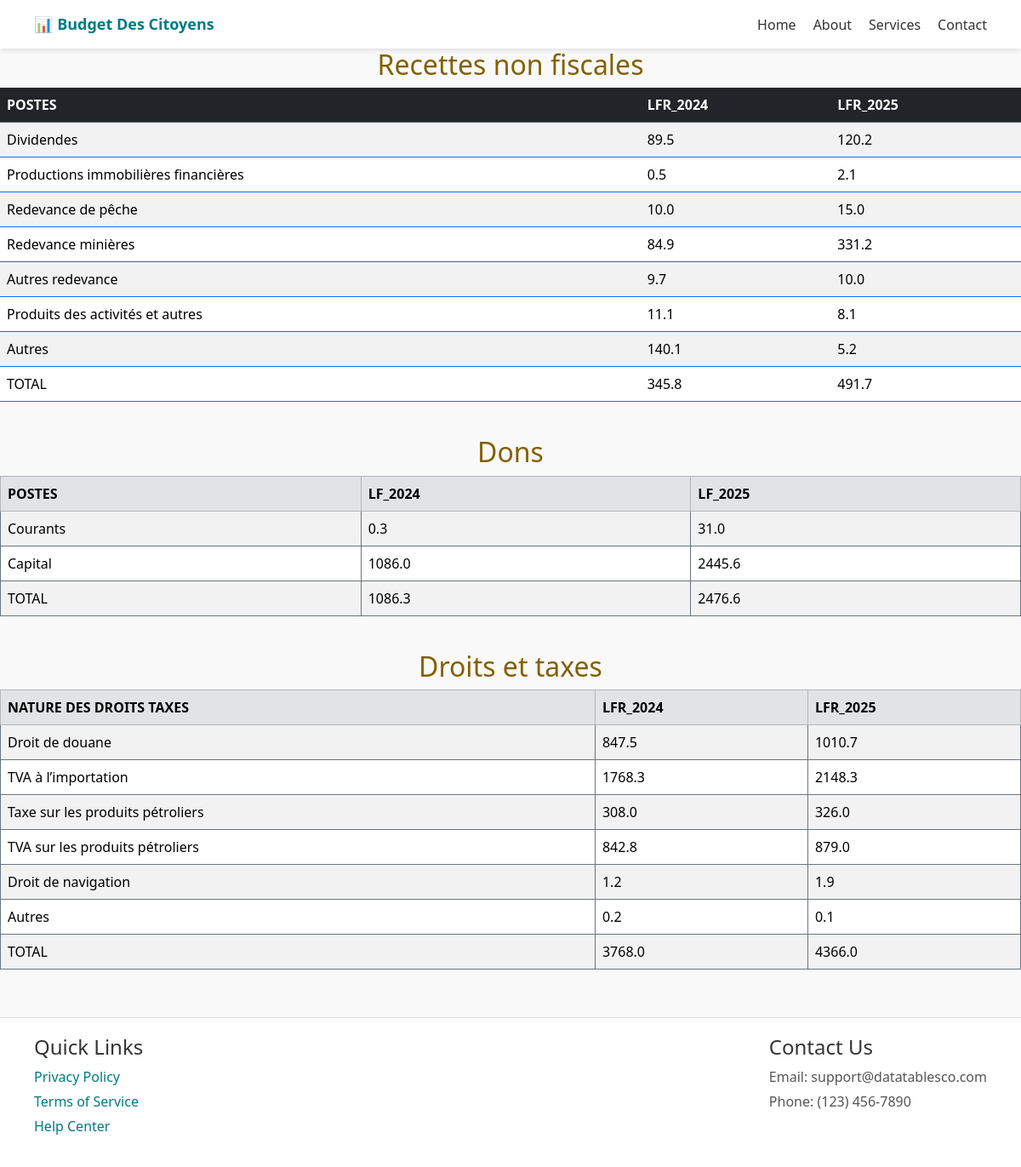
/pages/recette.php, run on the app's committed database.
### tables this page shows
CREATE TABLE Recettes_non_fiscales (
    POSTES VARCHAR(100),
    LFR_2024 DECIMAL(10,1),
    LF_2025 DECIMAL(10,1)
);

CREATE TABLE Dons (
    POSTES VARCHAR(50),
    LF_2024 DECIMAL(10,1),
    LF_2025 DECIMAL(10,1)
);

CREATE TABLE Droits_taxes_import (
    NATURE_DES_DROITS_TAXES VARCHAR(100),
    LFR_2024 DECIMAL(10,1),
    LF_2025 DECIMAL(10,1)
);

### inc/fonction.php (called while the page is built, shortened)
<?php
    function get_tab($nom_tab){
        $bdd=dbconnect();
        $sql="SELECT * FROM %s";
        $sql=sprintf($sql,$nom_tab);
        $res=mysqli_query($bdd,$sql);
        return $res;
    }
?>

### pages/recette.php (the view, shortened to what this page needs)
<?php
include('../inc/fonction.php');
?>
<!DOCTYPE html>
<html lang="en">
<head>
    <link href="../assets/bootstrap/css/bootstrap.min.css" rel="stylesheet">
    <link rel="stylesheet" href="../assets/css/style.css">
</head>
<body>
<header>
    <nav class="navbar">
      <div class="logo">📊 Budget Des Citoyens</div>
      <ul class="nav-links">
        <li><a href="index.php">Home</a></li>
        <li><a href="index.php">About</a></li>
        <li><a href="index.php">Services</a></li>
        <li><a href="index.php">Contact</a></li>
      </ul>
    </nav>
  </header>
    <main>
    <h2>Recettes non fiscales</h2>
    <div class="table-responsive">
  <table class="table table-striped table-hover border-primary">
    <thead class="table-dark text-white">
    <tr>
            <th>POSTES</th>
            <th>LFR_2024</th>
            <th>LFR_2025</th>
        </tr>
    </thead>
        <?php
        $res=get_tab("Recettes_non_fiscales");
        while($Recettes_non_fiscales=mysqli_fetch_assoc($res)){?>
            <tr>
            <td>
                <?php echo $Recettes_non_fiscales['POSTES'] ; ?>
            </td>
            <td>
                <?php echo $Recettes_non_fiscales['LFR_2024'] ; ?>
            </td>
            <td>
                <?php echo $Recettes_non_fiscales['LF_2025'] ; ?>
            </td>
        </tr>
    <?php
    }
    ?>
    </table>
    </div>
    <br>
        <h2>Dons</h2>
        <div class="table-responsive">
  <table class="table table-bordered table-striped table-hover border-secondary">
    <thead class="table-secondary text-dark">
        <tr>
            <th>POSTES</th>
            <th>LF_2024</th>
            <th>LF_2025</th>
        </tr>
        </thead>
        <?php
        $res1=get_tab("Dons");
        while($Recettes_non_fiscales=mysqli_fetch_assoc($res1)){?>
            <tr>
            <td>
                <?php echo $Recettes_non_fiscales['POSTES'] ; ?>
            </td>
            <td>
                <?php echo $Recettes_non_fiscales['LF_2024'] ; ?>
            </td>
            <td>
                <?php echo $Recettes_non_fiscales['LF_2025'] ; ?>
            </td>
        </tr>
    <?php
    }
    ?>
    </table>
    </div>
    <br>
    <h2>Droits et taxes</h2>
    <div class="table-responsive">
  <table class="table table-bordered table-striped table-hover border-secondary">
    <thead class="table-secondary text-dark">
        <tr>
            <th>NATURE DES DROITS TAXES</th>
            <th>LFR_2024</th>
            <th>LFR_2025</th>
        </tr>
  </thead>
        <?php
        $res2=get_tab("Droits_taxes_import");
        while($Recettes_non_fiscales=mysqli_fetch_assoc($res2)){?>
            <tr>
            <td>
                <?php echo $Recettes_non_fiscales['NATURE_DES_DROITS_TAXES'] ; ?>
            </td>
            <td>
                <?php echo $Recettes_non_fiscales['LFR_2024'] ; ?>
            </td>
            <td>
                <?php echo $Recettes_non_fiscales['LF_2025'] ; ?>
            </td>
        </tr>
    <?php
    }
    ?>
    </table>
    </div>
    </main>
    <footer>
    <div class="footer-container">
      <div class="footer-links">
        <h4>Quick Links</h4>
        <ul>
          <li><a href="#">Privacy Policy</a></li>
          <li><a href="#">Terms of Service</a></li>
          <li><a href="#">Help Center</a></li>
        </ul>
      </div>
      <div class="footer-contact">
        <h4>Contact Us</h4>
        <p>Email: support@datatablesco.com</p>
        <p>Phone: (123) 456-7890</p>
      </div>
    </div>
  </footer>
</body>
</html>

### assets/css/style.css (style rules this page uses)
body { margin: 0; font-family: "Segoe UI", Arial, sans-serif; background-color: #f9f9f9; color: #333; }
.navbar { display: flex; justify-content: space-between; align-items: center; background: white; padding: 15px 40px; box-shadow: 0 2px 5px rgba(0,0,0,0.1); }
.logo { font-weight: bold; font-size: 18px; color: #007b83; }
.nav-links { list-style: none; display: flex; gap: 20px; margin: 0; }
.nav-links a { text-decoration: none; color: #333; font-weight: 500; }
footer { background-color: white; border-top: 1px solid #ddd; padding: 20px 40px; margin-top: 40px; }
.footer-container { display: flex; justify-content: space-between; flex-wrap: wrap; }
.footer-links ul { list-style: none; padding: 0; }
.footer-links li { margin: 5px 0; }
.footer-links a { color: #007b83; text-decoration: none; }
.footer-contact p { margin: 5px 0; color: #555; }
h2 { color: #836000; text-align: center; }

### data on the page
recettes_non_fiscales: POSTES "Dividendes", LFR_2024 "89.5", LF_2025 "120.2"
recettes_non_fiscales: POSTES "Productions immobilières financières", LFR_2024 "0.5", LF_2025 "2.1"
recettes_non_fiscales: POSTES "Redevance de pêche", LFR_2024 "10.0", LF_2025 "15.0"
recettes_non_fiscales: POSTES "Redevance minières", LFR_2024 "84.9", LF_2025 "331.2"
recettes_non_fiscales: POSTES "Autres redevance", LFR_2024 "9.7", LF_2025 "10.0"
recettes_non_fiscales: POSTES "Produits des activités et autres", LFR_2024 "11.1", LF_2025 "8.1"
recettes_non_fiscales: POSTES "Autres", LFR_2024 "140.1", LF_2025 "5.2"
recettes_non_fiscales: POSTES "TOTAL", LFR_2024 "345.8", LF_2025 "491.7"
dons: POSTES "Courants", LF_2024 "0.3", LF_2025 "31.0"
dons: POSTES "Capital", LF_2024 "1086.0", LF_2025 "2445.6"
dons: POSTES "TOTAL", LF_2024 "1086.3", LF_2025 "2476.6"
droits_taxes_import: NATURE_DES_DROITS_TAXES "Droit de douane", LFR_2024 "847.5", LF_2025 "1010.7"
droits_taxes_import: NATURE_DES_DROITS_TAXES "TVA à l’importation", LFR_2024 "1768.3", LF_2025 "2148.3"
droits_taxes_import: NATURE_DES_DROITS_TAXES "Taxe sur les produits pétroliers", LFR_2024 "308.0", LF_2025 "326.0"
droits_taxes_import: NATURE_DES_DROITS_TAXES "TVA sur les produits pétroliers", LFR_2024 "842.8", LF_2025 "879.0"
droits_taxes_import: NATURE_DES_DROITS_TAXES "Droit de navigation", LFR_2024 "1.2", LF_2025 "1.9"
droits_taxes_import: NATURE_DES_DROITS_TAXES "Autres", LFR_2024 "0.2", LF_2025 "0.1"
droits_taxes_import: NATURE_DES_DROITS_TAXES "TOTAL", LFR_2024 "3768.0", LF_2025 "4366.0"
